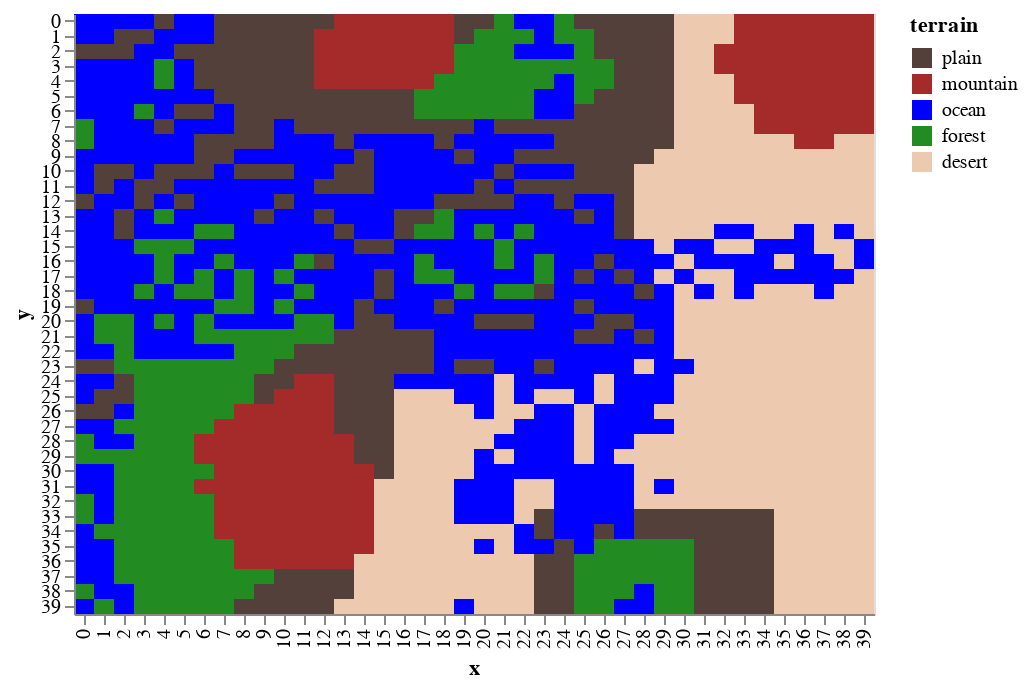

Notebook source saved alongside this figure:
### Markdown cell above
The amount of rainfal in the world determines if the area will become a forest or a desert. This can be set from the `landscape` parameters.

### Code cell
world.df_features['terrain'] = world.df_features.apply(lambda x: w.set_ecology(x,landscape),axis =1 )
draw.drawterrainadvanced(world.df_features)

### Figure 1 — Vega-Lite specification as saved in the notebook (floating-point values rounded to 4 significant figures; data arrays with more than 128 entries replaced by an {"elided": "..."} marker saying what was removed)
{"$schema": "https://vega.github.io/schema/vega-lite/v2.6.0.json", "config": {"view": {"height": 300, "width": 400}}, "data": {"name": "data-6c6aadca822bcd30d0c8c7a04b96ba01"}, "datasets": {"data-6c6aadca822bcd30d0c8c7a04b96ba01": {"elided": "1600 records"}}, "encoding": {"color": {"field": "terrain", "scale": {"domain": ["plain", "mountain", "ocean", "forest", "desert"], "range": ["#53403B", "brown", "blue", "#228b22", "#edc9af"]}, "type": "nominal"}, "x": {"field": "x", "type": "ordinal"}, "y": {"field": "y", "type": "ordinal"}}, "mark": "rect"}
